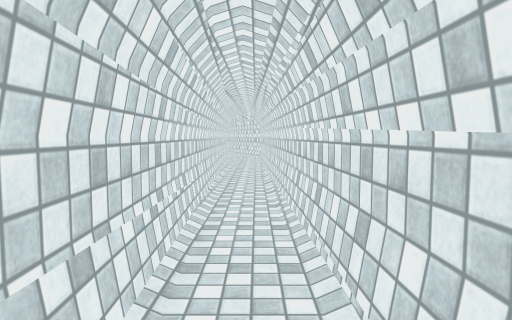
View 1 (above)

15 first-person views from a walk through a 3-D level made in the Unity game engine. The camera is 1.4 m above the floor, tilts 4° down and sees 75° across. The floor is counted in squares, 1 m on a side. Each view is taken from the middle of a square. On the plan, view 1 faces up. The plan holds only what a view shows up to about 15 squares ahead; the rest is blank. The place goes on beyond the plan. The player character is not drawn. Some animated figures are left out. Surface patterns are stand-ins for the level's own textures.

View 2
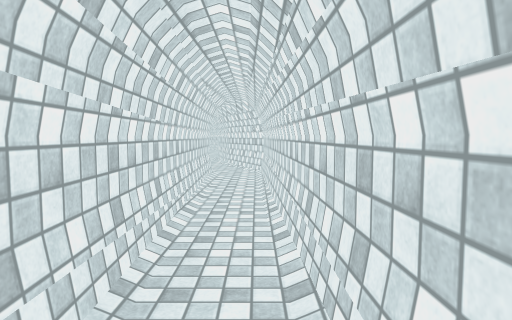

View 3
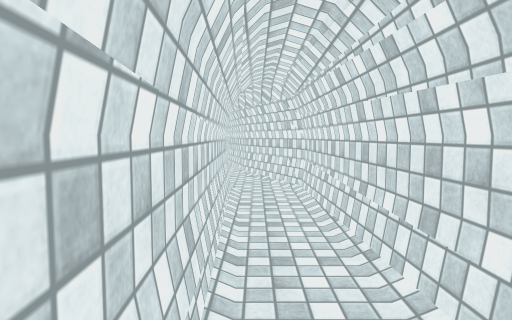

View 4
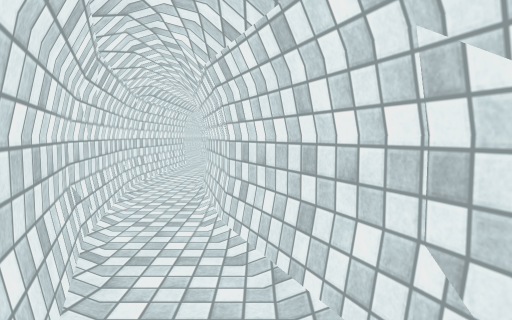

View 5
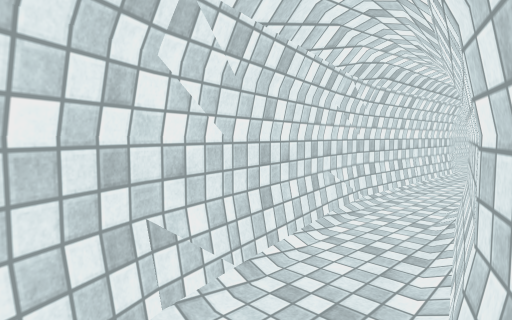

View 6
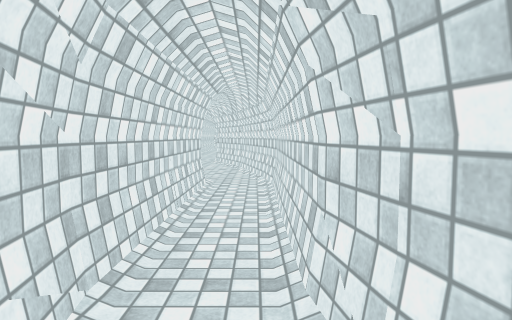

View 7
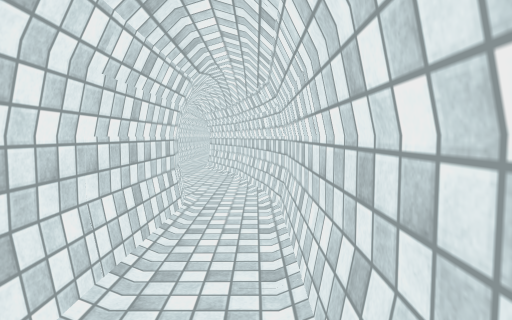

View 8
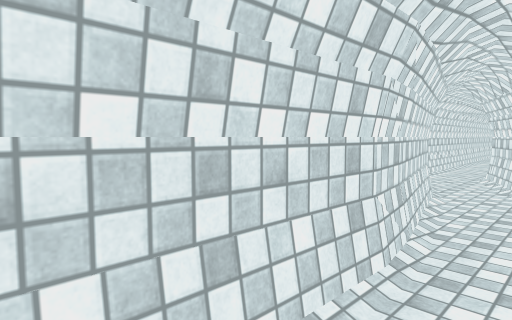

View 9
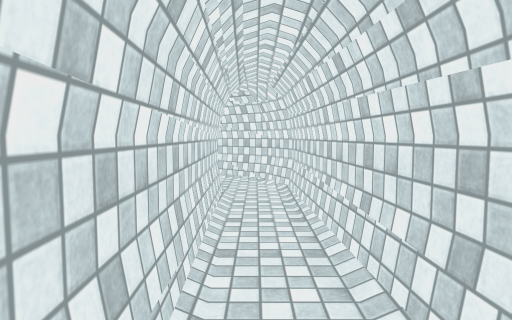

View 10
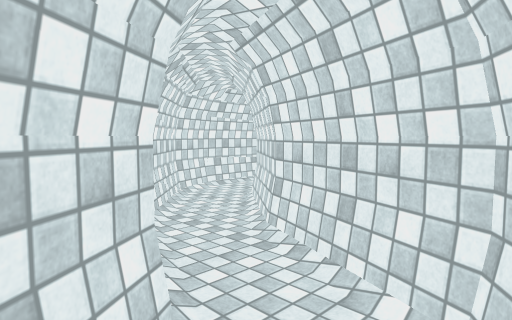

View 11
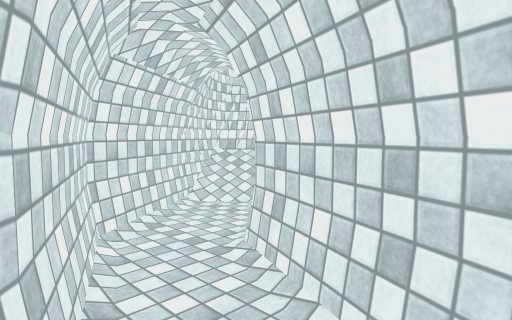

View 12
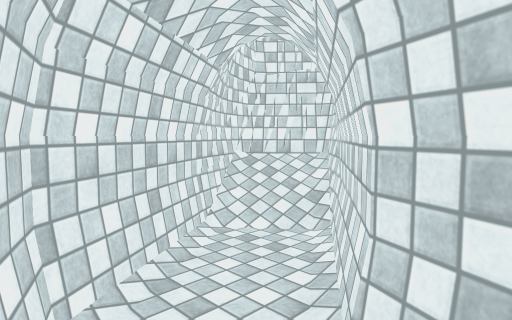

View 13
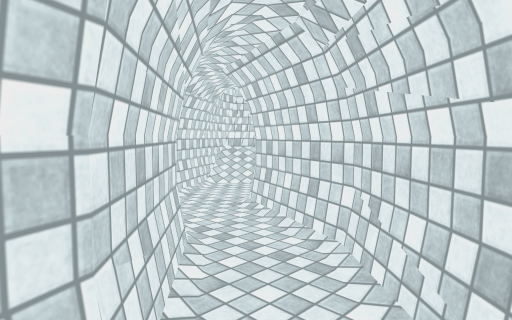

View 14
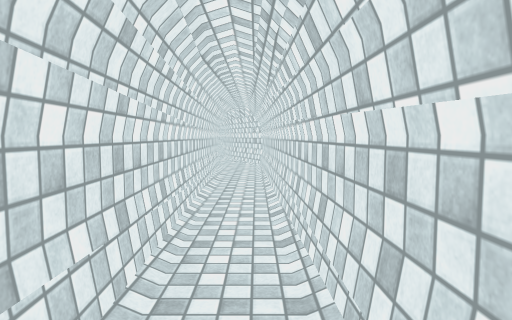

View 15
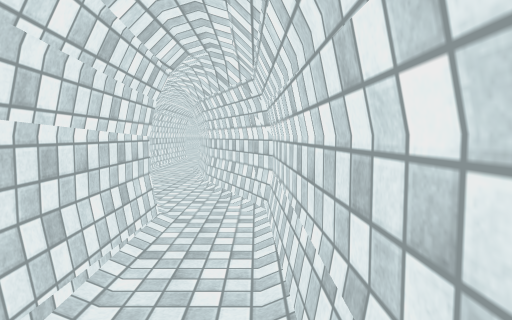

### Floor plan
Points are (right, up) in squares from view 1. A wall is a line through its corners. A room is listed if a view was taken in it or the views show most of it. See-through windows are left out.
Room 1 (views 1, 2, 3, 9, 13, 14, 15)
walls: (-1.7, 18.5) (-1, 0); (0.9, 0.8) (0.3, 18.6)
ways out: opening at (-1, 18) to room 2; opening at (0, -1) to room 4
Room 2 (views 4, 5)
walls: (-1.8, 19.7) (-1.7, 18.5); (-2.9, 22.2) (-2.1, 20.4); (0.3, 18.6) (0.3, 20.1) (-0.8, 22.8)
ways out: opening at (-1, 18) to room 1; opening at (-2, 22) to room 5
Room 3 (views 6, 7, 8)
walls: (-4.5, 28.8) (-4, 25.4); (-4.5, 35.3) (-4.6, 28.7); (-2.4, 35.2) (-3.1, 39.7); (-2.5, 28.6) (-2.4, 35.3); (-4.3, 27.2) (-3.9, 25.3); (-1.8, 25.7) (-2.5, 28.8); (-5.2, 39.5) (-4.5, 35.2)
low walls: (-2.7, 36.8) (-3.4, 39.6)
ways out: opening at (-3, 25) to room 5
Room 4 (views 10, 11, 12)
walls: (3.7, -2.3) (1.5, -0.5) (1.3, -0.1); (7, -7.9) (7.5, -8.7); (7.5, -8.8) (8.3, -9.6) (9.5, -8.6); (-1, 0) (-0.3, -1.5) (2, -3.7) (4.9, -4.9) (6.9, -7.8); (7.9, -9.4) (8.2, -9.3) (9.5, -8.2) (9.1, -7.2) (8.2, -6); (9.6, -8) (6.5, -3.5) (3.6, -2.2); (9.3, -8.5) (9.5, -8.1) (8.3, -5.9)
low walls: (6.6, -7.4) (8.2, -9.3); (8, -9) (9.4, -7.9); (8.1, -9.2) (9.5, -8); (9.1, -8.4) (9.5, -7.8)
ways out: opening at (0, -1) to room 1
Room 5 (no view inside)
walls: (-1.4, 24) (-1.8, 25.7); (-3.4, 23.3) (-2.9, 22.2); (-0.8, 22.8) (-1.4, 24.2); (-3.9, 25.3) (-3.3, 23); (-4, 25.4) (-3.8, 24)
ways out: opening at (-2, 22) to room 2; opening at (-3, 25) to room 3

Where each view was taken, in squares from view 1:
view 1: 0 up, 0 right, facing up
view 2: 7 up, 0 right, facing up
view 3: 11 up, 1 left, facing up
view 4: 19 up, 1 left, facing up
view 5: 22 up, 1 left, facing up-left
view 6: 26 up, 3 left, facing up
view 7: 29 up, 3 left, facing up
view 8: 32 up, 3 left, facing up-left
view 9: 9 up, 0 right, facing down
view 10: 6 down, 7 right, facing up-left
view 11: 2 down, 2 right, facing down-right
view 12: 3 down, 4 right, facing down-right
view 13: 0 up, 0 right, facing down-right
view 14: 4 up, 0 right, facing up
view 15: 14 up, 0 right, facing up
